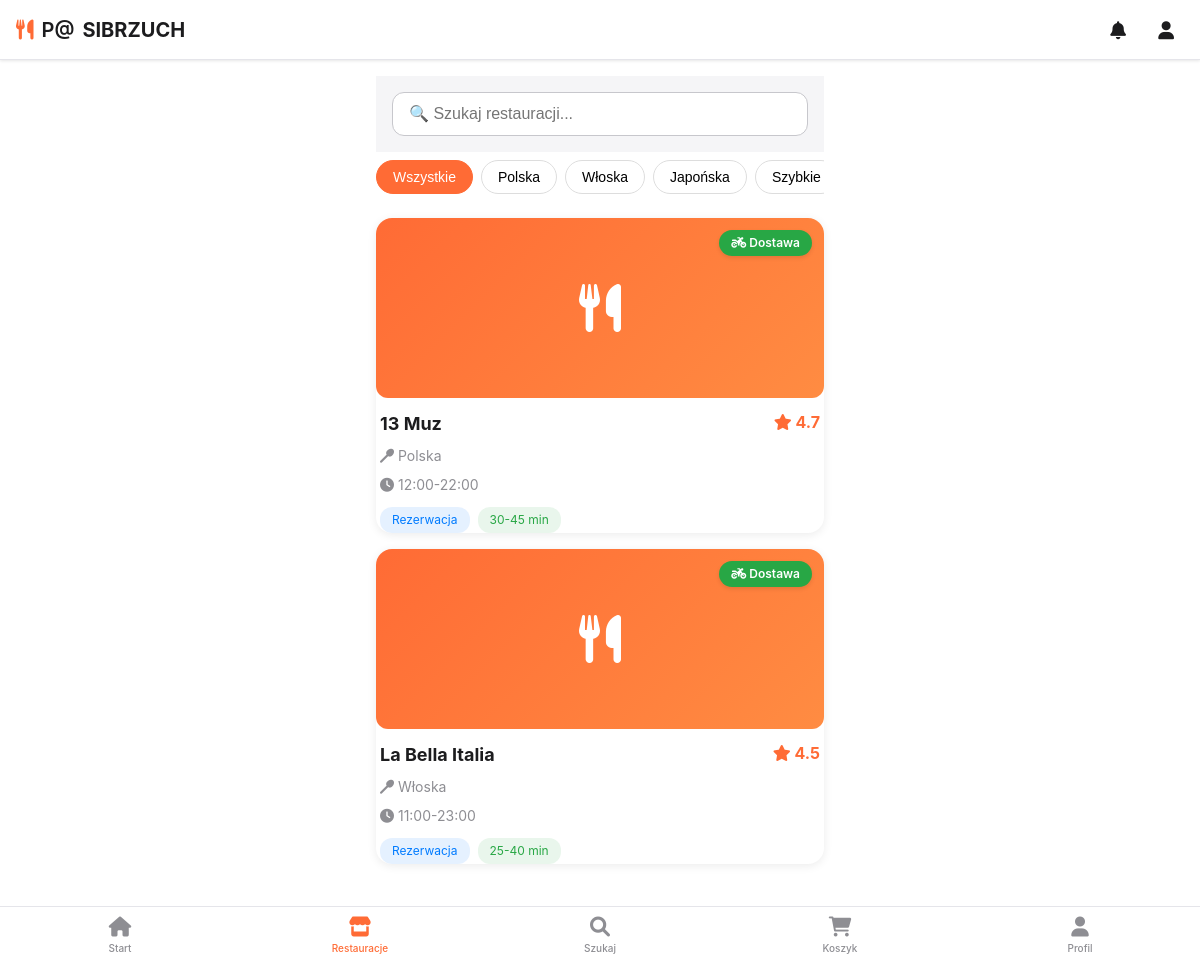
Screenshot of /client/restaurants (signed in) with the database file from the repository.
### models.py (models this page shows, shortened)
class Restaurant(db.Model):
    __tablename__ = 'restaurants'
    id = db.Column(db.Integer, primary_key=True)
    name = db.Column(db.String(100), nullable=False)
    address = db.Column(db.String(200))
    cuisine = db.Column(db.String(100))
    rating = db.Column(db.Float)
    delivery = db.Column(db.Boolean, default=False)
    reservation = db.Column(db.Boolean, default=True)
    opening_hours = db.Column(db.String(50))
    delivery_time = db.Column(db.String(50))

### app.py (the view)
@app.route('/client/restaurants')
@login_required
def client_restaurants():
    if session.get('role') != 'client':
        flash('Brak dostępu', 'danger')
        return redirect(url_for('login'))
    restaurants = Restaurant.query.all()
    return render_template('client/restaurants_mobile.html', restaurants=restaurants)

### app.py (called while the page is built)
@app.context_processor
def inject_now():
    return {'now': datetime.now()}

def login_required(f):
    @wraps(f)
    def decorated_function(*args, **kwargs):
        if 'user_id' not in session:
            flash('Proszę się zalogować', 'warning')
            return redirect(url_for('login'))
        return f(*args, **kwargs)
    return decorated_function

### templates/client/restaurants_mobile.html (shortened to what this page needs)
{% extends "mobile_layout.html" %}
{% block content %}
<div class="mobile-container">
    <div class="search-container">
        <div class="form-group" style="margin-bottom: 0;">
            <input type="text"
                   class="form-control"
                   placeholder="🔍 Szukaj restauracji..."
                   oninput="searchRestaurants(this.value)">
        </div>
    </div>
    <div class="filters">
        <button class="filter-btn active" onclick="filterByCuisine('all')">Wszystkie</button>
        <button class="filter-btn" onclick="filterByCuisine('polska')">Polska</button>
        <button class="filter-btn" onclick="filterByCuisine('włoska')">Włoska</button>
        <button class="filter-btn" onclick="filterByCuisine('japońska')">Japońska</button>
        <button class="filter-btn" onclick="filterByCuisine('szybkie')">Szybkie</button>
    </div>
    <div id="restaurantsList">
        {% for restaurant in restaurants %}
        <a href="{{ url_for('client_menu', restaurant_id=restaurant.id) }}"
           class="restaurant-card" data-cuisine="{{ restaurant.cuisine|lower }}">
            <div style="position: relative;">
                <div class="restaurant-image">
                    <i class="fas fa-utensils"></i>
                </div>
                {% if restaurant.delivery %}
                <div class="restaurant-badge" style="background: #28a745; color: white;">
                    <i class="fas fa-motorcycle"></i> Dostawa
                </div>
                {% endif %}
            </div>
            <div style="padding: 0 4px;">
                <div style="display: flex; justify-content: space-between; align-items: start; margin-bottom: 8px;">
                    <h3 style="margin: 0; font-size: 18px;">{{ restaurant.name }}</h3>
                    <div style="color: #FF6B35; font-weight: 700;">
                        <i class="fas fa-star"></i> {{ restaurant.rating }}
                    </div>
                </div>
                <div style="color: var(--gray); font-size: 14px; margin-bottom: 8px;">
                    <i class="fas fa-utensil-spoon"></i> {{ restaurant.cuisine }}
                </div>
                <div style="color: var(--gray); font-size: 14px; margin-bottom: 12px;">
                    <i class="fas fa-clock"></i> {{ restaurant.opening_hours }}
                </div>
                <div style="display: flex; gap: 8px;">
                    {% if restaurant.reservation %}
                    <span style="background: rgba(0,123,255,0.1); color: #007bff; padding: 4px 12px; border-radius: 12px; font-size: 12px;">
                        Rezerwacja
                    </span>
                    {% endif %}
                    {% if restaurant.delivery %}
                    <span style="background: rgba(40,167,69,0.1); color: #28a745; padding: 4px 12px; border-radius: 12px; font-size: 12px;">
                        {{ restaurant.delivery_time }}
                    </span>
                    {% endif %}
                </div>
            </div>
        </a>
        {% endfor %}
    </div>
</div>
{% endblock %}

### templates/mobile_layout.html (shortened to what this page needs)
<!DOCTYPE html>
<html lang="pl">
<head>
    <link rel="stylesheet" href="https://cdnjs.cloudflare.com/ajax/libs/font-awesome/6.0.0/css/all.min.css">
    <link rel="stylesheet" href="{{ url_for('static', filename='css/mobile.css') }}">
</head>
<body>
    <header class="header safe-area-top">
        <div class="header-title">
            <i class="fas fa-utensils"></i>
            P@<strong>SIBRZUCH</strong>
        </div>
        <div class="header-actions">
            <button class="header-btn" onclick="toggleNotifications()">
                <i class="fas fa-bell"></i>
            </button>
            <a href="{{ url_for('client_profile') }}" class="header-btn">
                <i class="fas fa-user"></i>
            </a>
        </div>
    </header>
    <main class="main safe-area-bottom">
        {% block content %}{% endblock %}
    </main>
    <nav class="bottom-nav">
        <a href="{{ url_for('client_dashboard') }}"
           class="bottom-nav-item {% if request.endpoint == 'client_dashboard' %}active{% endif %}"
           id="navHome">
            <i class="fas fa-home bottom-nav-icon"></i>
            <span class="bottom-nav-label">Start</span>
        </a>
        <a href="{{ url_for('client_restaurants') }}"
           class="bottom-nav-item {% if request.endpoint == 'client_restaurants' %}active{% endif %}"
           id="navRestaurants">
            <i class="fas fa-store bottom-nav-icon"></i>
            <span class="bottom-nav-label">Restauracje</span>
        </a>
        <a href="{{ url_for('client_search') }}"
           class="bottom-nav-item {% if request.endpoint == 'client_search' %}active{% endif %}"
           id="navSearch">
            <i class="fas fa-search bottom-nav-icon"></i>
            <span class="bottom-nav-label">Szukaj</span>
        </a>
        <a href="{{ url_for('client_cart') }}"
           class="bottom-nav-item {% if request.endpoint == 'client_cart' %}active{% endif %}"
           id="navCart">
            <i class="fas fa-shopping-cart bottom-nav-icon"></i>
            <span class="bottom-nav-label">Koszyk</span>
        </a>
        <a href="{{ url_for('client_profile') }}"
           class="bottom-nav-item {% if request.endpoint == 'client_profile' %}active{% endif %}"
           id="navProfile">
            <i class="fas fa-user bottom-nav-icon"></i>
            <span class="bottom-nav-label">Profil</span>
        </a>
    </nav>
</body>
</html>

### static/css/mobile.css (style rules this page uses)
:root { --primary-orange: #FF6B35; --primary-orange-light: #FF8C42; --primary-orange-dark: #E55A2B; --white: #FFFFFF; --light-gray: #F5F5F7; --gray: #8E8E93; --dark-gray: #636366; --dark: #1C1C1E; --black: #000000; --success: #34C759; --warning: #FF9500; --danger: #FF3B30; --info: #007AFF; --background: #FFFFFF; --card-background: #FFFFFF; --shadow: 0 2px 10px rgba(0, 0, 0, 0.08); --shadow-heavy: 0 4px 20px rgba(0, 0, 0, 0.15); --radius-sm: 8px; --radius-md: 12px; --radius-lg: 16px; --radius-xl: 24px; --spacing-xs: 4px; --spacing-sm: 8px; --spacing-md: 16px; --spacing-lg: 24px; --spacing-xl: 32px; }
* { margin: 0; padding: 0; box-sizing: border-box; }
body { font-family: -apple-system, BlinkMacSystemFont, 'Segoe UI', Roboto, Oxygen, Ubuntu, Cantarell, sans-serif; background-color: var(--background); color: var(--dark); line-height: 1.5; -webkit-font-smoothing: antialiased; -moz-osx-font-smoothing: grayscale; }
.header { position: fixed; top: 0; left: 0; right: 0; height: 60px; background-color: var(--white); display: flex; align-items: center; justify-content: space-between; padding: 0 16px; border-bottom: 1px solid #E5E5EA; z-index: 1000; box-shadow: 0 1px 3px rgba(0, 0, 0, 0.1); }
.header.safe-area-top { padding-top: env(safe-area-inset-top); }
.header-title { font-size: 20px; font-weight: 600; color: var(--dark); display: flex; align-items: center; gap: 8px; }
.header-title i { color: var(--primary-orange); }
.header-actions { display: flex; gap: 12px; }
.header-btn { width: 36px; height: 36px; border-radius: 50%; background: none; border: none; display: flex; align-items: center; justify-content: center; color: var(--dark); font-size: 18px; position: relative; cursor: pointer; }
.main { padding-top: 60px; padding-bottom: 70px; min-height: 100vh; }
.main.safe-area-bottom { padding-bottom: calc(70px + env(safe-area-inset-bottom)); }
.bottom-nav { position: fixed; bottom: 0; left: 0; right: 0; height: 60px; background-color: var(--white); border-top: 1px solid #E5E5EA; display: flex; justify-content: space-around; align-items: center; z-index: 1000; padding-bottom: env(safe-area-inset-bottom); }
.bottom-nav-item { display: flex; flex-direction: column; align-items: center; justify-content: center; flex: 1; height: 100%; text-decoration: none; color: var(--gray); position: relative; transition: color 0.2s; }
.bottom-nav-item.active { color: var(--primary-orange); }
.bottom-nav-icon { font-size: 20px; margin-bottom: 4px; }
.bottom-nav-label { font-size: 10px; font-weight: 500; }
.mobile-container { max-width: 480px; margin: 0 auto; padding: 16px; }
.form-group { margin-bottom: 16px; }
.form-control { width: 100%; padding: 12px 16px; border: 1px solid #C7C7CC; border-radius: var(--radius-md); font-size: 16px; background-color: var(--white); color: var(--dark); }
.restaurant-card { display: block; text-decoration: none; color: inherit; background-color: var(--card-background); border-radius: var(--radius-lg); overflow: hidden; box-shadow: var(--shadow); margin-bottom: var(--spacing-md); }
.restaurant-image { width: 100%; height: 160px; background: linear-gradient(135deg, var(--primary-orange), var(--primary-orange-light)); display: flex; align-items: center; justify-content: center; color: white; font-size: 48px; position: relative; }
.restaurant-badge { position: absolute; top: 12px; right: 12px; background-color: var(--white); padding: 6px 12px; border-radius: 20px; font-size: 12px; font-weight: 600; box-shadow: var(--shadow); }

### rows the page displays
Restaurant: delivery True (drawn), name "13 Muz", rating "4.7", cuisine "Polska", opening_hours "12:00-22:00", reservation "Rezerwacja", delivery_time "30-45 min"
Restaurant: delivery True (drawn), name "La Bella Italia", rating "4.5", cuisine "Włoska", opening_hours "11:00-23:00", reservation "Rezerwacja", delivery_time "25-40 min"
